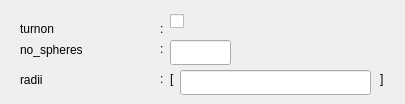
        <widget class="QWidget" name="tab_3">
         <attribute name="title">
          <string>shell_to_shell</string>
         </attribute>
         <widget class="QLabel" name="label_244">
          <property name="geometry">
           <rect>
            <x>380</x>
            <y>70</y>
            <width>16</width>
            <height>17</height>
           </rect>
          </property>
          <property name="text">
           <string>]</string>
          </property>
         </widget>
         <widget class="QLabel" name="program_sincostr_switch_30">
          <property name="geometry">
           <rect>
            <x>20</x>
            <y>70</y>
            <width>141</width>
            <height>20</height>
           </rect>
          </property>
          <property name="text">
           <string>radii</string>
          </property>
         </widget>
         <widget class="QLabel" name="label_239">
          <property name="geometry">
           <rect>
            <x>170</x>
            <y>70</y>
            <width>16</width>
            <height>17</height>
           </rect>
          </property>
          <property name="text">
           <string>[</string>
          </property>
         </widget>
         <widget class="QLabel" name="label_245">
          <property name="geometry">
           <rect>
            <x>160</x>
            <y>70</y>
            <width>16</width>
            <height>17</height>
           </rect>
          </property>
          <property name="text">
           <string>:</string>
          </property>
         </widget>
         <widget class="QLabel" name="label_242">
          <property name="geometry">
           <rect>
            <x>160</x>
            <y>20</y>
            <width>16</width>
            <height>17</height>
           </rect>
          </property>
          <property name="text">
           <string>:</string>
          </property>
         </widget>
         <widget class="QLabel" name="program_LES_switch_label_27">
          <property name="geometry">
           <rect>
            <x>20</x>
            <y>20</y>
            <width>111</width>
            <height>17</height>
           </rect>
          </property>
          <property name="text">
           <string>turnon</string>
          </property>
         </widget>
         <widget class="QLineEdit" name="lineEdit_23">
          <property name="geometry">
           <rect>
            <x>180</x>
            <y>70</y>
            <width>191</width>
            <height>25</height>
           </rect>
          </property>
          <property name="text">
           <string/>
          </property>
         </widget>
         <widget class="QLabel" name="label_241">
          <property name="geometry">
           <rect>
            <x>160</x>
            <y>40</y>
            <width>16</width>
            <height>17</height>
           </rect>
          </property>
          <property name="text">
           <string>:</string>
          </property>
         </widget>
         <widget class="QLabel" name="program_LES_switch_label_28">
          <property name="geometry">
           <rect>
            <x>20</x>
            <y>40</y>
            <width>131</width>
            <height>20</height>
           </rect>
          </property>
          <property name="text">
           <string>no_spheres</string>
          </property>
         </widget>
         <widget class="QLineEdit" name="lineEdit_15">
          <property name="geometry">
           <rect>
            <x>170</x>
            <y>40</y>
            <width>61</width>
            <height>25</height>
           </rect>
          </property>
         </widget>
         <widget class="QCheckBox" name="checkBox_16">
          <property name="geometry">
           <rect>
            <x>170</x>
            <y>10</y>
            <width>92</width>
            <height>23</height>
           </rect>
          </property>
          <property name="text">
           <string/>
          </property>
         </widget>
        </widget>
